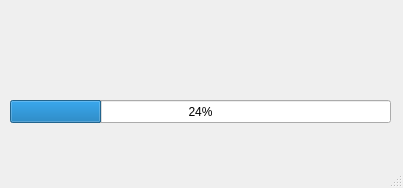
<?xml version="1.0" encoding="UTF-8"?>
<ui version="4.0">
 <class>ConnectingWindow</class>
 <widget class="QMainWindow" name="ConnectingWindow">
  <property name="geometry">
   <rect>
    <x>0</x>
    <y>0</y>
    <width>403</width>
    <height>188</height>
   </rect>
  </property>
  <property name="windowTitle">
   <string>Bağlantı Kuruluyor</string>
  </property>
  <property name="windowIcon">
   <iconset>
    <normaloff>../images/quad.ico</normaloff>../images/quad.ico</iconset>
  </property>
  <widget class="QWidget" name="centralwidget">
   <widget class="QProgressBar" name="parameterProgressBar">
    <property name="geometry">
     <rect>
      <x>10</x>
      <y>100</y>
      <width>381</width>
      <height>23</height>
     </rect>
    </property>
    <property name="value">
     <number>24</number>
    </property>
   </widget>
   <widget class="QLabel" name="connectingLabel">
    <property name="geometry">
     <rect>
      <x>50</x>
      <y>20</y>
      <width>291</width>
      <height>61</height>
     </rect>
    </property>
    <property name="text">
     <string>&lt;html&gt;&lt;head/&gt;&lt;body&gt;&lt;p align=&quot;center&quot;&gt;&lt;br/&gt;&lt;/p&gt;&lt;/body&gt;&lt;/html&gt;</string>
    </property>
   </widget>
  </widget>
  <widget class="QStatusBar" name="statusbar"/>
 </widget>
 <resources/>
 <connections/>
</ui>
